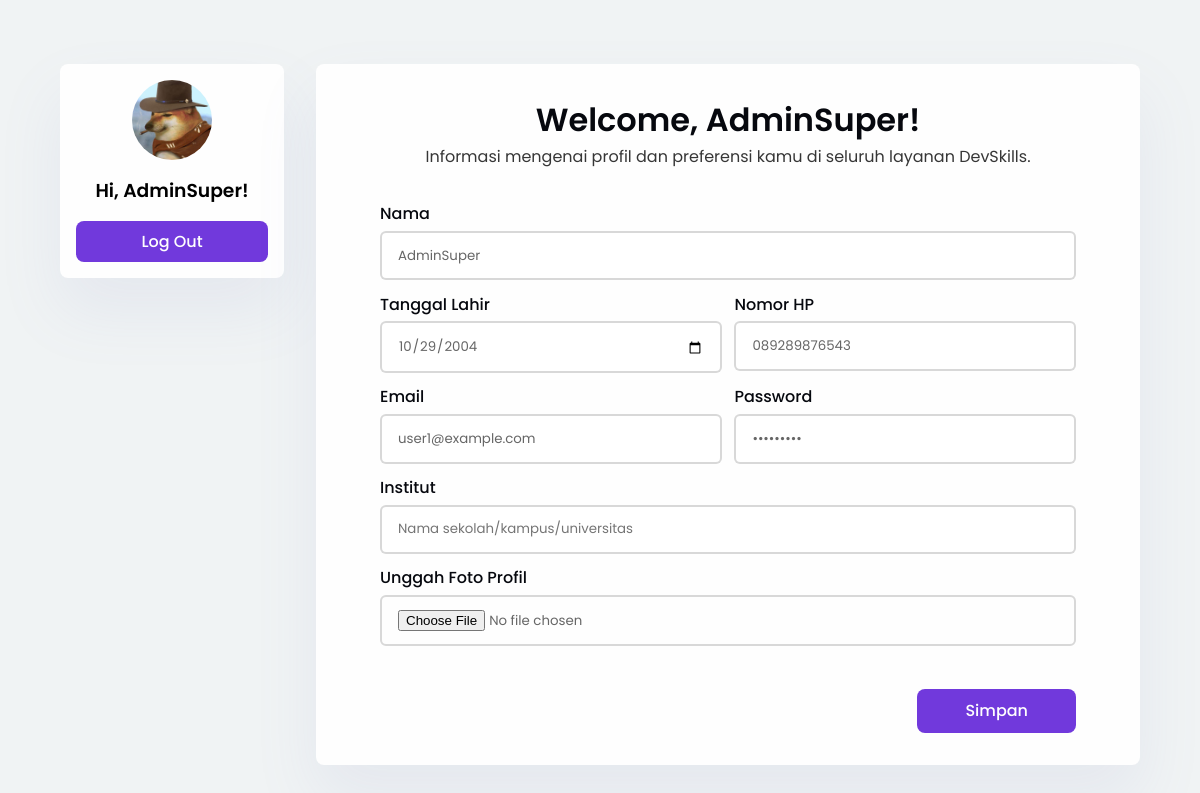
The page /user_account/user_account.php (signed in) on the database its author committed.
### tables this page shows
CREATE TABLE `users` (
  `id_user` int(11) NOT NULL,
  `username` varchar(50) NOT NULL,
  `type` varchar(50) NOT NULL,
  `email` varchar(100) NOT NULL,
  `password` varchar(255) NOT NULL,
  `birthday` date NOT NULL,
  `phone` varchar(15) NOT NULL,
  `institution` varchar(255) NOT NULL,
  `img` varchar(255) NOT NULL
);

### user_account/user_account.php (the view, shortened to what this page needs)
<?php
require_once "../connect.php";
$username = $_SESSION['username'];
$query = "SELECT * FROM users WHERE username = '$username'";
$result = mysqli_query($conn, $query);
$user = mysqli_fetch_assoc($result);
?>
<!DOCTYPE html>
<html lang="en">
<head>
    <link rel="stylesheet" href="user_account.css">
    <link rel="stylesheet" href="https://cdnjs.cloudflare.com/ajax/libs/font-awesome/6.5.2/css/all.min.css" />
</head>
<body>
    <div class="container grid">
        <aside>
            <div class="account-profile flex">
                <img src="../uploads/<?php echo $user['img']; ?>" alt="">
                <h3>Hi, <?php echo $_SESSION['username'] ?>!</h3>
                <div class="logout-btn">
                    <form method="post" action="../logout.php">
                        <button type="submit">Log Out</button>
                    </form>
                </div>
            </div>
        </aside>
        <main>
            <div class="main-header">
                <h1>Welcome, <?php echo $_SESSION['username'] ?>!</h1>
                <p>Informasi mengenai profil dan preferensi kamu di seluruh layanan DevSkills.</p>
            </div>
            <div class="main-form">
                <form method="POST" action="" enctype="multipart/form-data">
                    <div class="form">
                        <label for="username">Nama</label>
                        <input type="text" name="username" value="<?php echo $user['username']; ?>" placeholder="Masukkan nama anda.." required>
                    </div>
                    <div class="telp-email grid form">
                        <div class="birthday">
                            <label for="birthday">Tanggal Lahir</label>
                            <input type="date" name="birthday" value="<?php echo $user['birthday']; ?>" required>
                        </div>
                        <div class="hp">
                            <label for="phone">Nomor HP</label>
                            <input type="tel" name="phone" value="<?php echo $user['phone']; ?>" placeholder="Nomor HP anda.." required>
                        </div>
                    </div>
                    <div class="telp-email grid form">
                        <div class="birthday">
                            <label for="email">Email</label>
                            <input type="email" name="email" value="<?php echo $user['email']; ?>" placeholder="Email anda.." required>
                        </div>
                        <div class="password">
                            <label for="password">Password</label>
                            <input type="password" name="password" value="<?php echo $user['password']; ?>" required>
                        </div>
                    </div>
                    <div class="form">
                        <label for="institution">Institut</label>
                        <input type="text" name="institution" value="<?php echo $user['institution']; ?>" placeholder="Nama sekolah/kampus/universitas" required>
                    </div>
                    <div class="form">
                        <label for="profile_picture">Unggah Foto Profil</label>
                        <input type="file" name="profile_picture" accept="image/*">
                    </div>
                    <div class="submit-btn flex">
                        <button type="submit">Simpan</button>
                    </div>
                </form>
            </div>
        </main>
    </div>
</body>
</html>

### user_account/user_account.css (style rules this page uses)
:root { --body-color: #FEFEFE; --background-color : #F0F3F4; --primary-color: #7139DC; --darker-color: #6231BF; --secondary-color: #C4AAF1; --text-color: #363636; --heading-text-color: #06080E; --box-shadow: 0 0 8px #7139DC; --card-shadow: 0 2rem 4rem rgba(132, 139, 200, 0.10); --card-shadow-color : rgba(132, 139, 200, 0.10); --container-width-lg: 70%; --container-width-md: 80%; --container-width-sm: 90%; --font-normal: 400; --font-medium: 500; --font-semibold: 600; --z-tooltip: 10; --z-fixed: 100; --z-modal: 1000; --h1-font : 2rem; --h2-font : 1.5rem; --h3-font : 1.25rem; --normal-font: 1rem; --small-font: 0.9rem; --smaller-font: 0.813rem; --tiny-font: 0.625rem; }
* { margin: 0; padding: 0; box-sizing: border-box; outline: 0; appearance: 0; border: 0; text-decoration: none; }
html { scroll-behavior: smooth; font-size: var(--normal-font); }
body, button, input, textarea { font-family: "Poppins", sans-serif; }
body { background-color: var(--background-color); }
button { cursor: pointer; border: none; outline: none; background: transparent; }
img { max-width: 100%; height: auto; }
.flex { display: flex; }
.grid { display: grid; }
.container { display: flex; width: 90%; margin: 4rem auto; gap: 2rem; }
main { background-color: var(--body-color); border-radius: 8px; box-shadow: var(--card-shadow); height: auto; padding: 2rem; width: 100%; }
.account-profile { flex-direction: column; justify-content: center; align-items: center; padding: 1rem; gap: 1rem; background-color: var(--body-color); box-shadow: var(--card-shadow); border-radius: 8px; height: auto; width: 14rem; transition: ease .3s; }
.account-profile h3 { font-weight: var(--font-semibold); text-align: center; }
.account-profile img { width: 80px; height: 80px; border-radius: 50%; }
.logout-btn { width: 100%; }
.logout-btn button { width: 100%; padding: .5rem 1rem; font-weight: var(--font-medium); color: var(--body-color); font-size: var(--normal-font); background-color: var(--primary-color); border-radius: 8px; transition: ease .3s; }
.main-header { text-align: center; }
.main-header h1 { font-weight: var(--font-semibold); color: var(--heading-text-color); font-size: var(--h1-font); }
.main-header p { color: #363636; }
.main-form { width: 100%; padding: 0 2rem; margin-top: 2rem; }
.main-form .form input, .main-form .form textarea { width: 100%; margin-top: 0.3rem; margin-bottom: .7rem; padding: 0.5rem; border: 2px solid #66666640; border-radius: 6px; box-sizing: border-box; padding: 0.8rem 1rem; resize: none; color: #666666; }
.main-form .form label { color: var(--heading-text-color); font-weight: var(--font-medium); display: block; cursor: text; }
.telp-email { grid-template-columns: 1fr 1fr; gap: .8rem; }
.submit-btn { width: 100%; margin-top: 2rem; justify-content: end; }
.submit-btn button { background-color: var(--primary-color); color: var(--body-color); font-weight: var(--font-medium); font-size: var(--normal-font); padding: .6rem 3rem; border-radius: 8px; transition: ease .3s; }

### rows shown on the page
users: img (picture), username "AdminSuper", birthday "10/29/2004", phone "089289876543", email "user1@example.com"

### other values the page prints
$_SESSION['username'] "AdminSuper"
